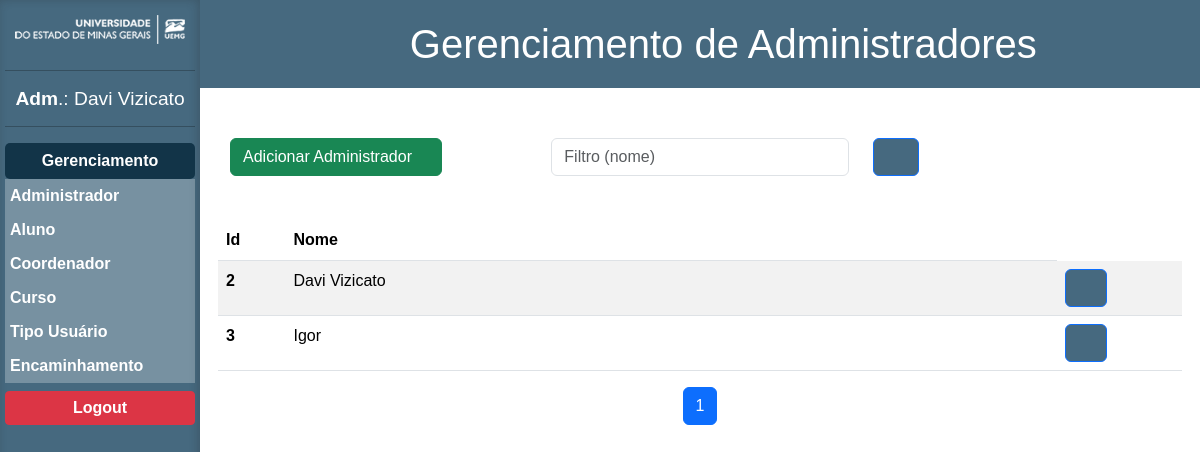
The app's page /Site/gerenciamento_administrador.php (signed in) with its own data.
### tables this page shows
CREATE TABLE `administrador` (
  `idadm` int(10) UNSIGNED NOT NULL,
  `nome_adm` varchar(50) NOT NULL,
  `cpf_adm` varchar(20) NOT NULL,
  `endereco_adm` varchar(80) NOT NULL,
  `cidade_adm` varchar(32) NOT NULL,
  `estado_adm` varchar(20) NOT NULL,
  `telefone_adm` varchar(15) NOT NULL,
  `senha_adm` varchar(255) NOT NULL,
  `status_adm` int(11) NOT NULL,
  `tp_u_idtpu` int(11) NOT NULL
);

### Site/gerenciamento_administrador.php (the view, shortened to what this page needs)
<?php
$filtro = isset($_GET['filtro']) ? trim($_GET['filtro']) : "";
if ($filtro === "") {
    $filtro = null;
}
$page = isset($_GET['page']) ? (int)$_GET['page'] : 1;
$records_per_page = 10;
$offset = ($page - 1) * $records_per_page;
$pdo = new PDO('mysql:host=localhost;dbname=sistema_solicitacoes_uemg', 'root', '', array(PDO::MYSQL_ATTR_INIT_COMMAND => "SET NAMES utf8"));
$where = isset($filtro) ? "where lower(nome_adm) like '%" . mb_strtolower($filtro) . "%'" : "";
$total_sql = $pdo->prepare("SELECT COUNT(*) FROM administrador {$where}");
$total_sql->execute();
$total_records = $total_sql->fetchColumn();
$total_pages = ceil($total_records / $records_per_page);
 $sql = $pdo->prepare("SELECT * FROM administrador {$where} ORDER BY nome_adm LIMIT :limit OFFSET :offset");
$sql->bindValue(':limit', $records_per_page, PDO::PARAM_INT);
$sql->bindValue(':offset', $offset, PDO::PARAM_INT);
$sql->execute();
$res = $sql->fetchAll(PDO::FETCH_ASSOC);
?>
<!DOCTYPE html>
<html lang="pt-BR">
<head>
    <link href="https://cdn.jsdelivr.net/npm/bootstrap@5.3.3/dist/css/bootstrap.min.css" rel="stylesheet">
    <link rel="stylesheet" href="Estilos/estilo_gerenciamento.css">
</head>
<body>
    <?php include_once("sidebar.php");?>
        <div class="right-content">
            <header>
                <button id="botao-menu"><i class="fa-solid fa-bars"></i></button>
                <h1 id="h1-header">Gerenciamento de Administradores</h1>
            </header>
            <main class="container">
                <form class="form-horizontal" action="gerenciamento_aluno.php" method="get">
                    <div class="row">
                        <div class="col">
                            <button type="button"  class="btn btn-success" data-bs-toggle="modal" data-bs-target="#modal-adicionar" title="Adicionar aluno" >Adicionar Administrador<i class="fa-solid fa-graduation-cap" style="margin-left: 5px;"></i></button>
                        </div>
                        <div class="col">
                            <div class="controls">
                                <input size="20" class="form-control" name="filtro" type="text" placeholder="Filtro (nome)" value="<?= $filtro ?? "" ?>">
                            </div>
                        </div>
                        <div class="col">
                            <button type="submit" class="btn btn-primary" title="Filtrar" style="background-color: #46697F;"><i class="fa-solid fa-magnifying-glass" style="color: #FFF; width: 20px; height: 20px;"></i></button>
                        </div>
                    </div>
                    <br/>
                </form>
                <div class="table-wrapper">
                    <div class="row">
                        <table class="table table-striped " >
                            <thead>
                                <tr>
                                    <th scope="col" style="width: 7%;">Id</th>
                                    <th scope="col" style="width: 80%;">Nome</th>
                                </tr>
                            </thead>
                            <tbody>
                                <?php
                                foreach ($res as $key => $value) {
                                    echo '<tr>';
                                    echo '<th scope="row">' . $value['idadm'] . '</th>';
                                    echo '<td>' . $value['nome_adm'] . '</td>';
                                    echo '<td width=250>';
                                    echo '<button type="button" class="btn btn-primary" data-bs-toggle="modal" data-bs-target="#modal-atualizar" title="Atualizar '. $value['nome_adm'] .'" data-id="' . $value['idadm'] . '" data-nome="' . $value['nome_adm'] . '" data-cpf="'. $value['cpf_adm'] .'" data-endereco="'.$value['endereco_adm'].'" data-cidade="'.$value['cidade_adm'].'"data-estado="'. $value['estado_adm'].'"data-telefone="'.$value['telefone_adm'].'"data-senha="'.$value['senha_adm'].'"data-status="'.$value['status_adm'].'"data-tipo="'.$value['tp_u_idtpu'].'" style="background-color: #46697F; width: 42px; height: 38px;"><i class="fa-solid fa-pen" style="color: #FFF;"></i> </button>';
                                    echo '</td>';
                                    echo '</tr>';
                                }
                                ?>
                            </tbody>
                        </table>
                    </div>
                </div>
                <nav aria-label="Page navigation">
                    <ul class="pagination justify-content-center">
                        <?php
                        for ($i = 1; $i <= $total_pages; $i++) {
                            $active = ($i == $page) ? 'active' : '';
                            echo '<li class="page-item '.$active.'"><a class="page-link" href="?page='.$i.'&filtro='.$filtro.'">'.$i.'</a></li>';
                        }
                        ?>
                    </ul>
                </nav>
            </main>
        </div>
</body>
</html>

### Site/Estilos/estilo_gerenciamento.css (style rules this page uses)
* { margin: 0px; padding: 0px; font-family: Arial, Helvetica, sans-serif; }
:root { --azul-principal: #46697F; --azul-fundo: #4f758f40; }
html, body { overflow-x: hidden; height: 100%; }
body { display: flex; }
.container { padding: 0px 30px; }
form { margin-bottom: 20px; }
.right-content { width: 100%; right: 0; top: 0; }

### Site/sidebar.php (style rules this page uses)
a { text-decoration: none; }

### records on screen
administrador: idadm "2", nome_adm "Davi Vizicato"
administrador: idadm "3", nome_adm "Igor"

### other values on screen
$_SESSION['nome-usuario'] "Davi Vizicato"
